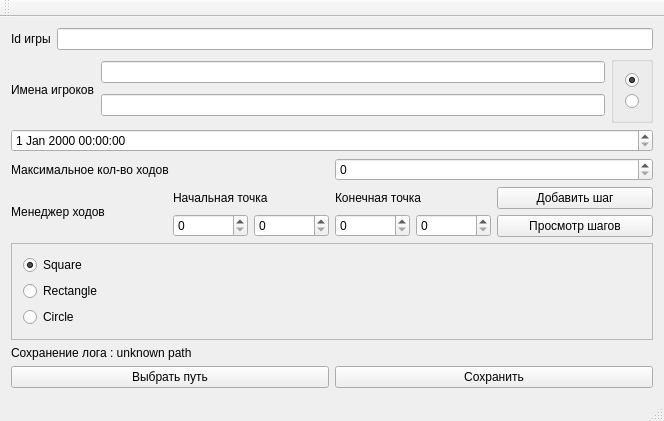
<?xml version="1.0" encoding="UTF-8"?>
<ui version="4.0">
 <class>MainWindow</class>
 <widget class="QMainWindow" name="MainWindow">
  <property name="geometry">
   <rect>
    <x>0</x>
    <y>0</y>
    <width>664</width>
    <height>421</height>
   </rect>
  </property>
  <property name="windowTitle">
   <string>JsonGenerator</string>
  </property>
  <widget class="QWidget" name="centralWidget">
   <layout class="QVBoxLayout" name="verticalLayout_9">
    <item>
     <layout class="QVBoxLayout" name="verticalLayout_4">
      <item>
       <layout class="QHBoxLayout" name="horizontalLayout">
        <item>
         <widget class="QLabel" name="label">
          <property name="text">
           <string>Id игры</string>
          </property>
         </widget>
        </item>
        <item>
         <widget class="QLineEdit" name="idEdit"/>
        </item>
       </layout>
      </item>
      <item>
       <layout class="QHBoxLayout" name="horizontalLayout_3">
        <item>
         <widget class="QLabel" name="label_2">
          <property name="text">
           <string>Имена игроков</string>
          </property>
         </widget>
        </item>
        <item>
         <layout class="QHBoxLayout" name="horizontalLayout_2">
          <item>
           <layout class="QVBoxLayout" name="verticalLayout">
            <item>
             <widget class="QLineEdit" name="fPlayerNameEdit"/>
            </item>
            <item>
             <widget class="QLineEdit" name="sPlayerNameEdit"/>
            </item>
           </layout>
          </item>
          <item>
           <widget class="QGroupBox" name="groupBox">
            <property name="title">
             <string/>
            </property>
            <layout class="QVBoxLayout" name="verticalLayout_2">
             <item>
              <widget class="QRadioButton" name="fPlayerWinnerRb">
               <property name="text">
                <string/>
               </property>
               <property name="checked">
                <bool>true</bool>
               </property>
              </widget>
             </item>
             <item>
              <widget class="QRadioButton" name="sPlayerIsWinnerRb">
               <property name="text">
                <string/>
               </property>
              </widget>
             </item>
            </layout>
           </widget>
          </item>
         </layout>
        </item>
       </layout>
      </item>
      <item>
       <widget class="QDateTimeEdit" name="dateTimeEdit"/>
      </item>
      <item>
       <layout class="QHBoxLayout" name="horizontalLayout_4">
        <item>
         <widget class="QLabel" name="label_3">
          <property name="text">
           <string>Максимальное кол-во ходов</string>
          </property>
         </widget>
        </item>
        <item>
         <widget class="QSpinBox" name="maxStepCountSb"/>
        </item>
       </layout>
      </item>
     </layout>
    </item>
    <item>
     <layout class="QHBoxLayout" name="horizontalLayout_7">
      <item>
       <widget class="QLabel" name="label_4">
        <property name="text">
         <string>Менеджер ходов</string>
        </property>
       </widget>
      </item>
      <item>
       <layout class="QVBoxLayout" name="verticalLayout_5">
        <item>
         <widget class="QLabel" name="label_5">
          <property name="text">
           <string>Начальная точка</string>
          </property>
         </widget>
        </item>
        <item>
         <layout class="QHBoxLayout" name="horizontalLayout_5">
          <item>
           <widget class="QSpinBox" name="x0Sb"/>
          </item>
          <item>
           <widget class="QSpinBox" name="y0Sb"/>
          </item>
         </layout>
        </item>
       </layout>
      </item>
      <item>
       <layout class="QVBoxLayout" name="verticalLayout_6">
        <item>
         <widget class="QLabel" name="label_6">
          <property name="text">
           <string>Конечная точка</string>
          </property>
         </widget>
        </item>
        <item>
         <layout class="QHBoxLayout" name="horizontalLayout_6">
          <item>
           <widget class="QSpinBox" name="x1Sb"/>
          </item>
          <item>
           <widget class="QSpinBox" name="y1Sb"/>
          </item>
         </layout>
        </item>
       </layout>
      </item>
      <item>
       <layout class="QVBoxLayout" name="verticalLayout_7">
        <item>
         <widget class="QPushButton" name="addStepBtn">
          <property name="text">
           <string>Добавить шаг</string>
          </property>
         </widget>
        </item>
        <item>
         <widget class="QPushButton" name="viewSteps">
          <property name="text">
           <string>Просмотр шагов</string>
          </property>
         </widget>
        </item>
       </layout>
      </item>
     </layout>
    </item>
    <item>
     <widget class="QScrollArea" name="scrollArea">
      <property name="widgetResizable">
       <bool>true</bool>
      </property>
      <widget class="QWidget" name="scrollAreaWidgetContents">
       <property name="geometry">
        <rect>
         <x>0</x>
         <y>0</y>
         <width>644</width>
         <height>88</height>
        </rect>
       </property>
       <layout class="QHBoxLayout" name="horizontalLayout_9">
        <item>
         <layout class="QVBoxLayout" name="verticalLayout_3">
          <item>
           <widget class="QRadioButton" name="squareRb">
            <property name="text">
             <string>Square</string>
            </property>
            <property name="checked">
             <bool>true</bool>
            </property>
           </widget>
          </item>
          <item>
           <widget class="QRadioButton" name="rectangleRb">
            <property name="text">
             <string>Rectangle</string>
            </property>
           </widget>
          </item>
          <item>
           <widget class="QRadioButton" name="circleRb">
            <property name="text">
             <string>Circle</string>
            </property>
           </widget>
          </item>
         </layout>
        </item>
       </layout>
      </widget>
     </widget>
    </item>
    <item>
     <layout class="QVBoxLayout" name="verticalLayout_8">
      <item>
       <widget class="QLabel" name="label_7">
        <property name="text">
         <string>Сохранение лога : unknown path</string>
        </property>
       </widget>
      </item>
      <item>
       <layout class="QHBoxLayout" name="horizontalLayout_8">
        <item>
         <widget class="QPushButton" name="selectPathBtn">
          <property name="text">
           <string>Выбрать путь</string>
          </property>
         </widget>
        </item>
        <item>
         <widget class="QPushButton" name="saveLogBtn">
          <property name="text">
           <string>Сохранить</string>
          </property>
         </widget>
        </item>
       </layout>
      </item>
     </layout>
    </item>
   </layout>
  </widget>
  <widget class="QMenuBar" name="menuBar">
   <property name="geometry">
    <rect>
     <x>0</x>
     <y>0</y>
     <width>664</width>
     <height>21</height>
    </rect>
   </property>
  </widget>
  <widget class="QToolBar" name="mainToolBar">
   <attribute name="toolBarArea">
    <enum>TopToolBarArea</enum>
   </attribute>
   <attribute name="toolBarBreak">
    <bool>false</bool>
   </attribute>
  </widget>
  <widget class="QStatusBar" name="statusBar"/>
 </widget>
 <layoutdefault spacing="6" margin="11"/>
 <resources/>
 <connections/>
</ui>
